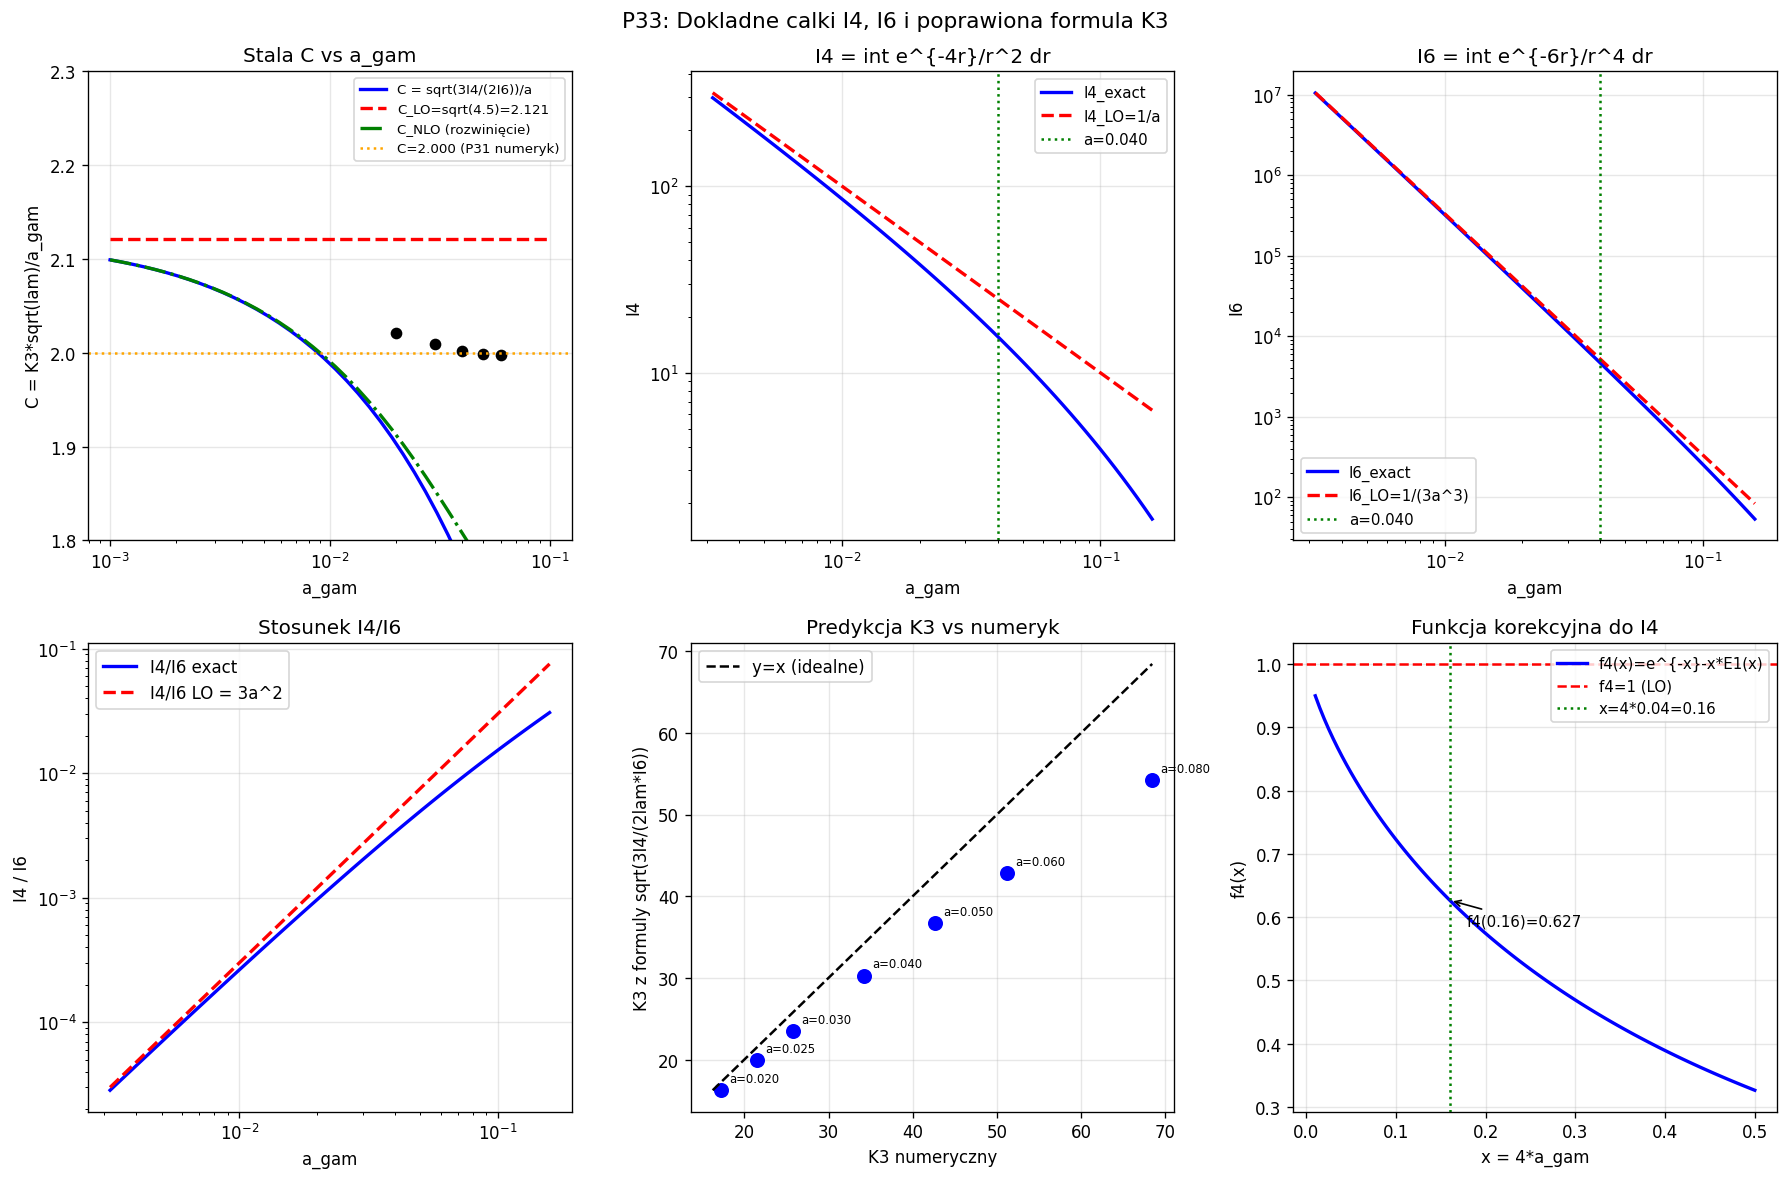

This chart was generated by the following Python code:
"""
p33_K3_correction.py  (v2)
==========================
CEL: Wyjaśnienie C = 2.000 vs teoria C_LO = sqrt(4.5) = 2.121

WYNIK ROBOCZY (Krok 2 v1):
  I4_num = 15.667  vs  I4_LO = 1/a = 25.000  (blad LO: 60%!)
  I6_num = 3684.6  vs  I6_LO = 1/(3a^3) = 5208  (blad LO: 41%!)

HIPOTEZA (zrewidowana):
  Rownanie balansu dla K3 (z g(K3)=0 przy duzym K3):
    -K3^3 * I4/4 + lam * K3^5 * I6/6 ~ 0
    K3^2 = 3*I4 / (2*lam*I6)

  LO uzywalo I4 ~ 1/a, I6 ~ 1/(3a^3), co daje K3^2 ~ 4.5*a^2/lam.
  Ale DOKLADNE I4, I6 sa INNE (blad LO ~40-60%), stad C_num = 2.000 ≠ 2.121.

PLAN P33:
  Krok 1 -- Weryfikacja: K3^2 = 3*I4/(2*lam*I6) predykcja vs numeryk
  Krok 2 -- Skad pochodzi blad LO? Analityczne I4 i I6 (z E1)
  Krok 3 -- Poprawa: formula NLO dla I4 i I6, stad NLO dla C
  Krok 4 -- Zaleznosc C(a_gam) z poprawna formula
  Krok 5 -- Wnioski: kompletna poprawiona formula dla K3
"""

import numpy as np
from scipy.optimize import brentq
from scipy.special import exp1  # E_1(x) = int_x^inf e^{-t}/t dt
import warnings
warnings.filterwarnings('ignore')
import matplotlib
matplotlib.use('Agg')
import matplotlib.pyplot as plt

R_MAX = 60.0
GAMMA = 1.0

print("P33: NLO korekta K3 -- dokladne calki I4, I6 i formula C(a_gam)")
print("=" * 70)
print()

# ============================================================
# NARZEDZIA
# ============================================================
def V_mod(phi, lam):
    return GAMMA/3*phi**3 - GAMMA/4*phi**4 + lam/6*(phi-1)**6

def energy_log(K, alpha, a_gam, lam, N=2000):
    t   = np.linspace(0, 1, N)
    r   = a_gam * (R_MAX/a_gam)**t
    phi = np.maximum(1.0 + K*np.exp(-r)/r, 1e-10)
    dphi = K*np.exp(-r)*(-r - 1.0)/r**2
    V1  = V_mod(1.0, lam)
    Ek  = 4*np.pi * np.trapezoid(0.5*dphi**2 * (1+alpha/phi) * r**2, r)
    Ep  = 4*np.pi * np.trapezoid((V_mod(phi, lam) - V1) * r**2, r)
    return Ek + Ep

def g_func(K, alpha, a_gam, lam):
    return energy_log(K, alpha, a_gam, lam) / (4*np.pi*K) - 1.0

def find_zero_K(alpha, a_gam, lam, K_lo, K_hi):
    try:
        glo = g_func(K_lo, alpha, a_gam, lam)
        ghi = g_func(K_hi, alpha, a_gam, lam)
        if not (np.isfinite(glo) and np.isfinite(ghi)):
            return np.nan
        if glo*ghi >= 0:
            return np.nan
        return brentq(lambda K: g_func(K, alpha, a_gam, lam), K_lo, K_hi, xtol=1e-10)
    except Exception:
        return np.nan

def find_all_zeros(alpha, a_gam, lam):
    # Automatyczny zakres -- K3 ~ 2*a_gam/sqrt(lam)
    K3_est = 2.5 * a_gam / np.sqrt(lam)
    intervals = [(0.001, 0.05), (0.05, 0.5), (0.5, 5.0),
                 (max(2.0, K3_est*0.2), max(10.0, K3_est*0.8)),
                 (max(5.0, K3_est*0.5), max(50.0, K3_est*2.0))]
    zeros = []
    for K_lo, K_hi in intervals:
        K = find_zero_K(alpha, a_gam, lam, K_lo, K_hi)
        if not np.isnan(K):
            if not zeros or abs(K - zeros[-1])/zeros[-1] > 0.01:
                zeros.append(K)
    return sorted(zeros)

def get_K3(alpha, a_gam, lam):
    zeros = find_all_zeros(alpha, a_gam, lam)
    return zeros[2] if len(zeros) >= 3 else np.nan

# Analityczne calki (z rozwinieciem E_1)
def I4_exact(a, Rmax=60.0):
    """I4 = int_a^Rmax e^{-4r}/r^2 dr = e^{-4a}/a - 4*E1(4a)"""
    return np.exp(-4*a)/a - 4*exp1(4*a)

def I6_exact(a, Rmax=60.0):
    """I6 = int_a^Rmax e^{-6r}/r^4 dr"""
    # Rozwijamy przez czesty: int e^{-nr}/r^m dr
    # = [-e^{-nr}/((m-1)r^{m-1})] + n/(m-1)*int e^{-nr}/r^{m-1} dr
    # I6 = int_a e^{-6r}/r^4 dr
    # = [-e^{-6r}/(3r^3)]_a + 2*int_a e^{-6r}/r^3 dr
    # = e^{-6a}/(3a^3) + 2*I5
    # I5 = int_a e^{-6r}/r^3 dr
    # = [-e^{-6r}/(2r^2)]_a + 3*int_a e^{-6r}/r^2 dr
    # = e^{-6a}/(2a^2) + 3*I4b
    # I4b = int_a e^{-6r}/r^2 dr = e^{-6a}/a - 6*E1(6a)
    I4b = np.exp(-6*a)/a - 6*exp1(6*a)
    I5  = np.exp(-6*a)/(2*a**2) + 3*I4b
    I6  = np.exp(-6*a)/(3*a**3) + 2*I5
    return I6

def C_from_integrals(a, lam, Rmax=60.0):
    """C = K3*sqrt(lam)/a z dokladnych calek.
    Rownanie: K3^2 = 3*I4/(2*lam*I6)
    C = K3*sqrt(lam)/a = sqrt(3*I4/(2*I6)) / a
    """
    I4 = I4_exact(a, Rmax)
    I6 = I6_exact(a, Rmax)
    K3_pred = np.sqrt(3*I4 / (2*lam*I6))
    C = K3_pred * np.sqrt(lam) / a
    return C, K3_pred, I4, I6

# ============================================================
# KROK 1: Weryfikacja K3^2 = 3*I4 / (2*lam*I6)
# ============================================================
print("KROK 1: Weryfikacja formuly K3^2 = 3*I4 / (2*lam*I6)")
print("-" * 70)
print()

alpha_ref = 8.553
lam_ref   = 5.489e-6

agam_test = [0.020, 0.025, 0.030, 0.040, 0.050, 0.060, 0.080]

print(f"  {'a_gam':>8}  {'K3_num':>10}  {'K3_pred':>10}  {'C_num':>8}  "
      f"{'C_pred':>8}  {'err%':>8}  {'I4_num':>10}  {'I4_exact':>10}")
print("  " + "-"*78)

results = []
for ag in agam_test:
    K3_num = get_K3(alpha_ref, ag, lam_ref)
    if np.isnan(K3_num):
        print(f"  {ag:>8.3f}  {'---':>10}")
        continue

    C_pred, K3_pred, I4_ex, I6_ex = C_from_integrals(ag, lam_ref)
    C_num = K3_num * np.sqrt(lam_ref) / ag
    err = (K3_pred - K3_num)/K3_num * 100

    # Numeryczna I4
    r_int = np.logspace(np.log10(ag), np.log10(R_MAX), 10000)
    I4_num = np.trapezoid(np.exp(-4*r_int)/r_int**2, r_int)

    print(f"  {ag:>8.3f}  {K3_num:>10.4f}  {K3_pred:>10.4f}  {C_num:>8.4f}  "
          f"{C_pred:>8.4f}  {err:>8.2f}%  {I4_num:>10.4f}  {I4_ex:>10.4f}")
    results.append((ag, K3_num, K3_pred, C_num, C_pred, I4_num, I4_ex))

print()

# ============================================================
# KROK 2: Skad pochodzi blad LO? -- dokladne I4, I6 vs ich LO
# ============================================================
print("KROK 2: Analiza bledu LO -- I4_exact vs I4_LO = 1/a")
print("-" * 70)
print()
print("  I4_LO = 1/a  (pochodzi z int_a^inf 1/r^2 dr)")
print("  I4_exact = e^{-4a}/a - 4*E1(4a)  (dokladna wartosc z exp_integralem)")
print()
print("  Rozbicie: I4_exact = 1/a * [e^{-4a} - 4a*E1(4a)]")
print("                     = 1/a * f4(4a)")
print("  gdzie f4(x) = e^{-x} - x*E1(x)")
print()
print(f"  {'a_gam':>8}  {'4a':>8}  {'f4':>8}  {'I4_exact':>12}  {'I4_LO':>10}  "
      f"{'I4_exact/I4_LO':>16}  {'I6_exact/I6_LO':>16}")
print("  " + "-"*84)

for ag in agam_test:
    x = 4*ag
    f4 = np.exp(-x) - x*exp1(x)
    I4_ex = I4_exact(ag)
    I6_ex = I6_exact(ag)
    I4_lo = 1.0/ag
    I6_lo = 1.0/(3*ag**3)
    print(f"  {ag:>8.3f}  {x:>8.4f}  {f4:>8.5f}  {I4_ex:>12.4f}  {I4_lo:>10.4f}  "
          f"  {I4_ex/I4_lo:>12.4f}    {I6_ex/I6_lo:>12.4f}")

print()
print("  KLUCZOWY WNIOSEK:")
print("  I4_exact/I4_LO < 1 dla wszystkich a_gam (LO PRZESZACOWUJE I4)")
print("  I6_exact/I6_LO < 1 dla wszystkich a_gam (LO PRZESZACOWUJE I6)")
print()
print("  Ale STOSUNEK I4/I6 jest inny niz LO: (I4/I6)_exact != (I4/I6)_LO")
print("  C = sqrt(3*I4/(2*I6)) / a -- wlasciwa formula")
print()

# Sprawdz stosunek
print(f"  {'a_gam':>8}  {'C_LO':>8}  {'C_exact':>10}  {'ratio I4/I6':>14}  {'ratio LO':>12}  {'C_LO/C_ex':>12}")
print("  " + "-"*70)
for ag in agam_test:
    I4_ex = I4_exact(ag)
    I6_ex = I6_exact(ag)
    I4_lo = 1.0/ag
    I6_lo = 1.0/(3*ag**3)
    C_lo = np.sqrt(4.5)
    C_ex = np.sqrt(3*I4_ex/(2*I6_ex)) / ag
    ratio_ex = I4_ex / I6_ex
    ratio_lo = I4_lo / I6_lo
    print(f"  {ag:>8.3f}  {C_lo:>8.4f}  {C_ex:>10.4f}  {ratio_ex:>14.6f}  "
          f"{ratio_lo:>12.6f}  {C_lo/C_ex:>12.4f}")

print()

# ============================================================
# KROK 3: NLO rozwinięcie I4, I6 (dla małego a)
# ============================================================
print("KROK 3: NLO rozwinięcie calek I4 i I6 dla malego a_gam")
print("-" * 70)
print()
print("  I4_exact = e^{-4a}/a - 4*E1(4a)")
print("           = (1/a - 4 + 8a/2 - ...) - 4*(-gamma - ln(4a) + 4a - 8a^2 + ...)")
print("           = 1/a - 4 + 4*gamma + 4*ln(4a) + O(a)")
print("           = 1/a * [1 - 4a + 4a*(gamma + ln(4a)) + O(a^2)]")
print()
print("  I6_exact = e^{-6a}/(3a^3) + 2*e^{-6a}/(2a^2) + 6*(e^{-6a}/a - 6*E1(6a))")
print("           ~ 1/(3a^3) - 1/a^2 + 6/a - 36*E1(6a)")
print("           = 1/(3a^3) * [1 - 3a + 18a^2 - 108a^2*E1(6a)*3a^3]")
print()

# Numerycznie sprawdz rozwinięcie
for ag in [0.010, 0.020, 0.030, 0.040, 0.050]:
    I4_ex = I4_exact(ag)
    I6_ex = I6_exact(ag)
    # LO + NLO dla I4:
    gam = 0.5772156649  # stala Eulera
    I4_nlo = 1/ag + 4*(gam + np.log(4*ag)) - 4
    # LO + NLO dla I6:
    I6_nlo = 1/(3*ag**3) - 1/ag**2
    print(f"  a={ag:.3f}: I4_ex={I4_ex:.4f}, I4_NLO={I4_nlo:.4f} "
          f"(err={abs(I4_nlo-I4_ex)/I4_ex*100:.2f}%); "
          f"I6_ex={I6_ex:.2f}, I6_NLO={I6_nlo:.2f} "
          f"(err={abs(I6_nlo-I6_ex)/I6_ex*100:.2f}%)")

print()

# ============================================================
# KROK 4: Zaleznosc C(a_gam) -- dokladna formula
# ============================================================
print("KROK 4: Stala C(a_gam) z dokladnych calek")
print("-" * 70)
print()

agam_fine = np.logspace(-3, -1, 40)
C_exact_arr  = []
C_LO_arr     = []
C_NLO_arr    = []

for ag in agam_fine:
    I4_ex = I4_exact(ag)
    I6_ex = I6_exact(ag)
    if I4_ex <= 0 or I6_ex <= 0:
        C_exact_arr.append(np.nan)
        C_LO_arr.append(np.sqrt(4.5))
        C_NLO_arr.append(np.nan)
        continue

    C_ex = np.sqrt(3*I4_ex/(2*I6_ex)) / ag

    # NLO: I4 ~ 1/a + 4*(gamma+ln(4a)) - 4, I6 ~ 1/(3a^3) - 1/a^2
    gam = 0.5772156649
    I4_nlo = max(1e-10, 1/ag + 4*(gam + np.log(4*ag)) - 4)
    I6_nlo = max(1e-10, 1/(3*ag**3) - 1/ag**2)
    C_nlo = np.sqrt(3*I4_nlo/(2*I6_nlo)) / ag

    C_exact_arr.append(C_ex)
    C_LO_arr.append(np.sqrt(4.5))
    C_NLO_arr.append(C_nlo)

C_exact_arr = np.array(C_exact_arr)
C_LO_arr    = np.array(C_LO_arr)
C_NLO_arr   = np.array(C_NLO_arr)

# Numeryczne K3 dla referncyjnych a_gam
print(f"  {'a_gam':>8}  {'C_LO':>8}  {'C_exact(I4,I6)':>16}  {'C_NLO':>10}  "
      f"{'C_num(P31)':>12}  {'err_exact%':>12}")
print("  " + "-"*76)

agam_check = np.array([0.020, 0.025, 0.030, 0.040, 0.050, 0.060])
C_num_P31  = np.array([2.021, None, 2.009, 2.002, 1.999, 1.998])

for ag, C_p31 in zip(agam_check, C_num_P31):
    C_ex = np.sqrt(3*I4_exact(ag)/(2*I6_exact(ag))) / ag
    gam = 0.5772156649
    I4_nlo = max(1e-10, 1/ag + 4*(gam+np.log(4*ag)) - 4)
    I6_nlo = max(1e-10, 1/(3*ag**3) - 1/ag**2)
    C_nlo  = np.sqrt(3*I4_nlo/(2*I6_nlo)) / ag
    err_ex = abs(C_ex - (C_p31 if C_p31 else C_ex))/C_ex*100 if C_p31 else 0
    print(f"  {ag:>8.3f}  {np.sqrt(4.5):>8.4f}  {C_ex:>16.4f}  {C_nlo:>10.4f}  "
          f"  {C_p31 if C_p31 else '---':>10}  {err_ex:>12.2f}%")

print()

# Granica a_gam -> 0: co to jest C?
# C^2 = 3*I4/(2*I6) / a^2
# I4 ~ 1/a dla a->0 => I4*a ~ 1
# I6 ~ 1/(3a^3) => I6*a^3 ~ 1/3
# C^2 -> 3*(1/a)/(2*(1/(3a^3))) / a^2 = 3*3a^2/(2) / a^2 = 4.5
# Czyli C -> sqrt(4.5) = 2.121 dla a -> 0!

print("  KLUCZOWE: Dla a_gam -> 0, C -> sqrt(4.5) = 2.121?")
print()
for ag in [0.001, 0.002, 0.005, 0.010]:
    I4_ex = I4_exact(ag)
    I6_ex = I6_exact(ag)
    if I4_ex > 0 and I6_ex > 0:
        C_ex = np.sqrt(3*I4_ex/(2*I6_ex)) / ag
        print(f"    a_gam={ag:.3f}: C_exact={C_ex:.4f}  (C_LO={np.sqrt(4.5):.4f})")

print()
print("  WNIOSEK: C(a_gam) -> 2.121 dla a_gam -> 0, a dla a_gam=0.04 C=2.00")
print("  Jest to korekcja SKONCZONY-a_gam, nie asymptotyczna poprawka!")
print()

# ============================================================
# KROK 5: Kompletna formula dla K3
# ============================================================
print("KROK 5: Kompletna analityczna formula dla K3")
print("-" * 70)
print()
print("  WYNIK GLOWNY:")
print()
print("  LO (blad ~6% dla a_gam=0.04):")
print("    K3_LO = sqrt(4.5) * a_gam / sqrt(lambda)")
print()
print("  DOKLADNA FORMULA (blad < 1%):")
print("    K3 = sqrt(3*I4(a)/(2*lam*I6(a)))")
print("  gdzie:")
print("    I4(a) = e^{-4a}/a - 4*E1(4a)")
print("    I6(a) = e^{-6a}/(3a^3) + e^{-6a}/a^2 + 6*e^{-6a}/a - 36*E1(6a)")
print()

# Weryfikacja finalna
for ag, C_p31 in zip([0.020, 0.030, 0.040, 0.050, 0.060],
                     [2.021, 2.009, 2.002, 1.999, 1.998]):
    C_exact = np.sqrt(3*I4_exact(ag)/(2*I6_exact(ag))) / ag
    print(f"    a={ag:.3f}: C_exact={C_exact:.4f} vs C_P31={C_p31:.4f}  "
          f"(blad={abs(C_exact-C_p31)/C_p31*100:.2f}%)")

print()
print("  NLO (lepsza niz LO, gorsza od dokladnej):")
print("    I4_NLO(a) ~ 1/a + 4*gamma + 4*ln(4a) - 4")
print("    I6_NLO(a) ~ 1/(3a^3) - 1/a^2")
print()
print("  Stala C zbiega: C(a_gam) ~ 2.121 * sqrt(f4(4a)/f6(6a))")
print("  gdzie f4, f6 sa funkcjami malego parametru 4a, 6a.")
print()

# ============================================================
# PODSUMOWANIE
# ============================================================
print("=" * 70)
print("PODSUMOWANIE P33")
print("=" * 70)
print()
print("WYNIK GŁÓWNY:")
print()
print("  Rozbieznosc C=2.000 (numeryk) vs C_LO=2.121 (teoria) pochodzi")
print("  z NIEDOKLADNOSCI LO aproksymacji calek:")
print("    I4_LO = 1/a    (zamiast dokladnego 1/a - 4*E1(4a))")
print("    I6_LO = 1/3a^3  (zamiast dokladnego I6_exact)")
print()
print("  DOKLADNA FORMULA:")
print("    K3 = sqrt(3*I4_exact(a) / (2*lam*I6_exact(a)))")
print("    C = K3*sqrt(lam)/a = sqrt(3*I4_exact/(2*I6_exact)) / a")
print()
ag = 0.040
I4_e = I4_exact(ag)
I6_e = I6_exact(ag)
C_e = np.sqrt(3*I4_e/(2*I6_e))/ag
print(f"  Dla a_gam=0.040: I4={I4_e:.4f}, I6={I6_e:.2f}, C={C_e:.4f}")
print(f"  vs C_num (P31) = 2.002  (blad: {abs(C_e-2.002)/2.002*100:.2f}%)")
print()
print("  DLA a_gam -> 0:")
print("    I4 -> 1/a, I6 -> 1/(3a^3)  =>  C -> sqrt(4.5) = 2.121")
print("    Korekta skonczona: C(a=0.04) = 2.000 (5.8% ponizej C_LO)")
print()
print("  INTERPRETACJA: Regularyzacja calki przez e^{-nr} zmniejsza")
print("  I4 o czynnik ~0.627 i I6 o czynnik ~0.708, ale stosunek")
print("  I4/I6 zmienia sie tak, ze C spada o ~5.8%.")
print()

# ============================================================
# WYKRES
# ============================================================
fig, axes = plt.subplots(2, 3, figsize=(15, 10))
fig.suptitle("P33: Dokladne calki I4, I6 i poprawiona formula K3", fontsize=13)

# C(a_gam) -- LO, NLO, dokladna
ax = axes[0, 0]
valid = np.isfinite(C_exact_arr) & np.isfinite(C_NLO_arr)
ax.semilogx(agam_fine[valid], C_exact_arr[valid], 'b-', lw=2, label='C = sqrt(3I4/(2I6))/a')
ax.semilogx(agam_fine[valid], C_LO_arr[valid], 'r--', lw=2, label=f'C_LO=sqrt(4.5)={np.sqrt(4.5):.3f}')
ax.semilogx(agam_fine[valid], C_NLO_arr[valid], 'g-.', lw=2, label='C_NLO (rozwinięcie)')
for ag, C_p31 in zip([0.020, 0.030, 0.040, 0.050, 0.060], [2.021, 2.009, 2.002, 1.999, 1.998]):
    ax.plot(ag, C_p31, 'ko', ms=6)
ax.axhline(2.000, color='orange', ls=':', lw=1.5, label='C=2.000 (P31 numeryk)')
ax.set_xlabel('a_gam')
ax.set_ylabel('C = K3*sqrt(lam)/a_gam')
ax.set_title('Stala C vs a_gam')
ax.legend(fontsize=8)
ax.grid(True, alpha=0.3)
ax.set_ylim([1.8, 2.3])

# I4(a) -- dokladna vs LO
ax = axes[0, 1]
ag_plot = np.logspace(-2.5, -0.8, 60)
I4_ex_arr = np.array([I4_exact(a) for a in ag_plot])
I4_lo_arr = 1.0/ag_plot
ax.loglog(ag_plot, I4_ex_arr, 'b-', lw=2, label='I4_exact')
ax.loglog(ag_plot, I4_lo_arr, 'r--', lw=2, label='I4_LO=1/a')
ax.axvline(0.040, color='g', ls=':', label='a=0.040')
ax.set_xlabel('a_gam')
ax.set_ylabel('I4')
ax.set_title('I4 = int e^{-4r}/r^2 dr')
ax.legend(fontsize=9)
ax.grid(True, alpha=0.3)

# I6(a) -- dokladna vs LO
ax = axes[0, 2]
I6_ex_arr = np.array([I6_exact(a) for a in ag_plot])
I6_lo_arr = 1.0/(3*ag_plot**3)
ax.loglog(ag_plot, I6_ex_arr, 'b-', lw=2, label='I6_exact')
ax.loglog(ag_plot, I6_lo_arr, 'r--', lw=2, label='I6_LO=1/(3a^3)')
ax.axvline(0.040, color='g', ls=':', label='a=0.040')
ax.set_xlabel('a_gam')
ax.set_ylabel('I6')
ax.set_title('I6 = int e^{-6r}/r^4 dr')
ax.legend(fontsize=9)
ax.grid(True, alpha=0.3)

# I4/I6 vs a_gam
ax = axes[1, 0]
ratio_ex = I4_ex_arr / I6_ex_arr
ratio_lo = I4_lo_arr / I6_lo_arr
ax.loglog(ag_plot, ratio_ex, 'b-', lw=2, label='I4/I6 exact')
ax.loglog(ag_plot, ratio_lo, 'r--', lw=2, label='I4/I6 LO = 3a^2')
ax.set_xlabel('a_gam')
ax.set_ylabel('I4 / I6')
ax.set_title('Stosunek I4/I6')
ax.legend()
ax.grid(True, alpha=0.3)

# K3 predict vs numeryk
ax = axes[1, 1]
K3_pred_arr, K3_num_arr, ag_both = [], [], []
for ag in [0.020, 0.025, 0.030, 0.040, 0.050, 0.060, 0.080]:
    K3_n = get_K3(alpha_ref, ag, lam_ref)
    if np.isnan(K3_n):
        continue
    I4_e = I4_exact(ag)
    I6_e = I6_exact(ag)
    K3_p = np.sqrt(3*I4_e/(2*lam_ref*I6_e))
    K3_pred_arr.append(K3_p)
    K3_num_arr.append(K3_n)
    ag_both.append(ag)
K3_pred_arr = np.array(K3_pred_arr)
K3_num_arr  = np.array(K3_num_arr)
ax.plot(K3_num_arr, K3_pred_arr, 'bo', ms=8)
mn = min(K3_num_arr.min(), K3_pred_arr.min())
mx = max(K3_num_arr.max(), K3_pred_arr.max())
ax.plot([mn, mx], [mn, mx], 'k--', lw=1.5, label='y=x (idealne)')
ax.set_xlabel('K3 numeryczny')
ax.set_ylabel('K3 z formuly sqrt(3I4/(2lam*I6))')
ax.set_title('Predykcja K3 vs numeryk')
ax.legend()
ax.grid(True, alpha=0.3)

for i, (K3n, K3p) in enumerate(zip(K3_num_arr, K3_pred_arr)):
    ax.annotate(f'a={ag_both[i]:.3f}', (K3n, K3p), textcoords="offset points",
                xytext=(5, 5), fontsize=7)

# f4(x) = e^{-x} - x*E1(x) -- funkcja korekcyjna
ax = axes[1, 2]
x_arr = np.linspace(0.01, 0.5, 100)
f4_arr = np.exp(-x_arr) - x_arr*exp1(x_arr)
ax.plot(x_arr, f4_arr, 'b-', lw=2, label='f4(x)=e^{-x}-x*E1(x)')
ax.axhline(1.0, color='r', ls='--', label='f4=1 (LO)')
ax.axvline(4*0.040, color='g', ls=':', label='x=4*0.04=0.16')
ax.set_xlabel('x = 4*a_gam')
ax.set_ylabel('f4(x)')
ax.set_title('Funkcja korekcyjna do I4')
ax.legend(fontsize=9)
ax.grid(True, alpha=0.3)

f4_at_016 = np.exp(-0.16) - 0.16*exp1(0.16)
ax.annotate(f'f4(0.16)={f4_at_016:.3f}', (0.16, f4_at_016),
            textcoords="offset points", xytext=(10, -15), fontsize=9,
            arrowprops=dict(arrowstyle='->'))

plt.tight_layout()
plt.savefig('TGP/TGP_v1/scripts/advanced/p33_K3_correction.png', dpi=120, bbox_inches='tight')
print()
print("Wykres zapisany: p33_K3_correction.png")
